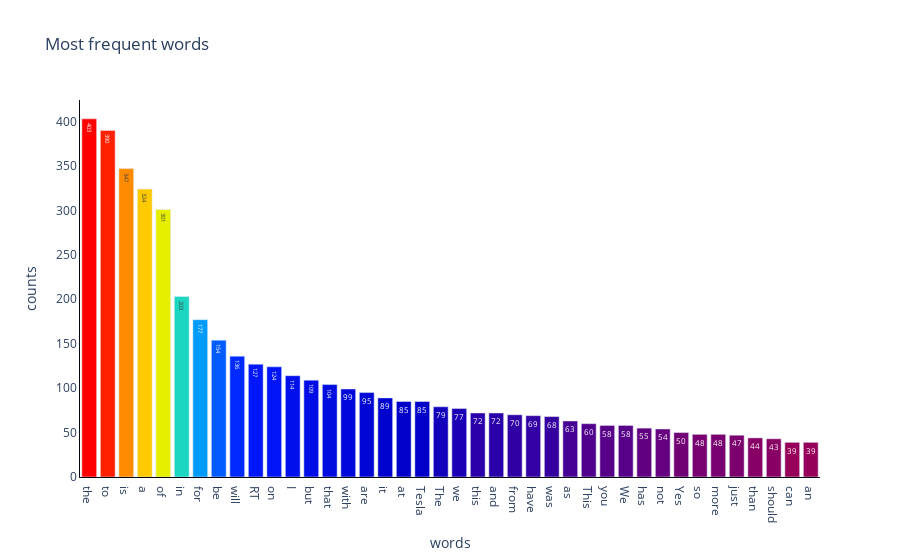

The cell this chart's notebook holds for it:
### Code cell
fig=go.Figure(go.Bar(x=x,
                     y=y,
                     text=y,
                     marker=dict(color = y,
                                 colorscale='rainbow')))
fig.update_layout(showlegend=False,
                #   margin=dict(l=5, r=1, t=20, b=5),
                  xaxis=dict(
                            title='words',
                            showline=True,
                            showgrid=False,
                            showticklabels=True,
                            linecolor='#05050f'),
                  yaxis=dict(
                            title='counts',
                            showline=True,
                            showgrid=False,
                            showticklabels=True,
                            linecolor='#05050f'),
                  plot_bgcolor='white',
                  title='Most frequent words'
                 )
fig.show()

### Figure 1 — Plotly figure (JSON) as saved in the notebook; plotly's stock layout.template omitted (floating-point values rounded to 4 significant figures)
{"data": [{"marker": {"color": [403, 390, 347, 324, 301, 203, 177, 154, 136, 127, 124, 114, 109, 104, 99, 95, 89, 85, 85, 79, 77, 72, 72, 70, 69, 68, 63, 60, 58, 58, 55, 54, 50, 48, 48, 47, 44, 43, 39, 39], "colorscale": [[0, "rgb(150,0,90)"], [0.125, "rgb(0,0,200)"], [0.25, "rgb(0,25,255)"], [0.375, "rgb(0,152,255)"], [0.5, "rgb(44,255,150)"], [0.625, "rgb(151,255,0)"], [0.75, "rgb(255,234,0)"], [0.875, "rgb(255,111,0)"], [1, "rgb(255,0,0)"]]}, "text": ["403", "390", "347", "324", "301", "203", "177", "154", "136", "127", "124", "114", "109", "104", "99", "95", "89", "85", "85", "79", "77", "72", "72", "70", "69", "68", "63", "60", "58", "58", "55", "54", "50", "48", "48", "47", "44", "43", "39", "39"], "type": "bar", "x": ["the", "to", "is", "a", "of", "in", "for", "be", "will", "RT", "on", "I", "but", "that", "with", "are", "it", "at", "Tesla", "The", "we", "this", "and", "from", "have", "was", "as", "This", "you", "We", "has", "not", "Yes", "so", "more", "just", "than", "should", "can", "an"], "y": [403, 390, 347, 324, 301, 203, 177, 154, 136, 127, 124, 114, 109, 104, 99, 95, 89, 85, 85, 79, 77, 72, 72, 70, 69, 68, 63, 60, 58, 58, 55, 54, 50, 48, 48, 47, 44, 43, 39, 39]}], "layout": {"plot_bgcolor": "white", "showlegend": false, "title": {"text": "Most frequent words"}, "xaxis": {"linecolor": "#05050f", "showgrid": false, "showline": true, "showticklabels": true, "title": {"text": "words"}}, "yaxis": {"linecolor": "#05050f", "showgrid": false, "showline": true, "showticklabels": true, "title": {"text": "counts"}}}}
